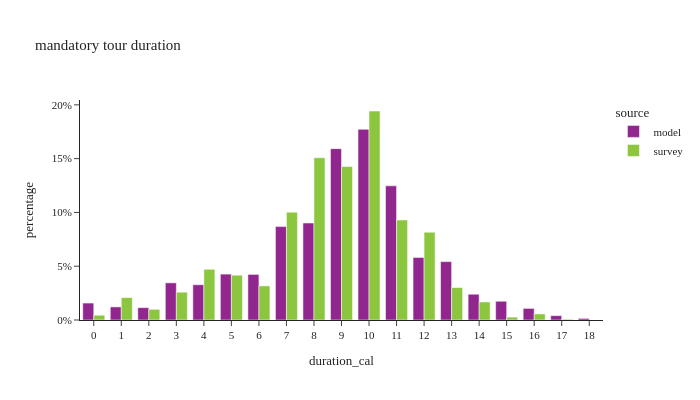

Notebook code cell kept with this figure:
### Code cell
m_tour_data['duration_cal'] = m_tour_data['end'] - m_tour_data['start']

df_plot = m_tour_data.groupby(['source','duration_cal'])[['tour_weight']].sum().reset_index()
df_plot['percentage'] = df_plot.groupby(['source'], group_keys=False)['tour_weight']. \
    apply(lambda x: x / float(x.sum()))

fig = px.bar(df_plot, x="duration_cal", y="percentage", color="source",barmode="group",
             title="mandatory tour duration")
fig.for_each_annotation(lambda a: a.update(text = a.text.split("=")[-1]))
fig.update_layout(height=400, width=700, yaxis=dict(tickformat=".0%"), xaxis=dict(dtick="1"))
fig.show()

### Figure 1 — Plotly figure (JSON) as saved in the notebook; plotly's stock layout.template omitted (floating-point values rounded to 4 significant figures)
{"data": [{"alignmentgroup": "True", "hovertemplate": "source=model<br>duration_cal=%{x}<br>percentage=%{y}<extra></extra>", "legendgroup": "model", "marker": {"color": "#91268F", "pattern": {"shape": ""}}, "name": "model", "offsetgroup": "model", "orientation": "v", "showlegend": true, "textposition": "auto", "type": "bar", "x": [0.0, 1.0, 2.0, 3.0, 4.0, 5.0, 6.0, 7.0, 8.0, 9.0, 10.0, 11.0, 12.0, 13.0, 14.0, 15.0, 16.0, 17.0, 18.0], "xaxis": "x", "y": [0.01574, 0.01216, 0.01148, 0.03454, 0.03278, 0.04266, 0.04236, 0.08682, 0.09015, 0.1593, 0.1773, 0.1247, 0.05813, 0.05426, 0.02395, 0.01743, 0.01077, 0.004048, 0.001491], "yaxis": "y"}, {"alignmentgroup": "True", "hovertemplate": "source=survey<br>duration_cal=%{x}<br>percentage=%{y}<extra></extra>", "legendgroup": "survey", "marker": {"color": "#8CC63E", "pattern": {"shape": ""}}, "name": "survey", "offsetgroup": "survey", "orientation": "v", "showlegend": true, "textposition": "auto", "type": "bar", "x": [0.0, 1.0, 2.0, 3.0, 4.0, 5.0, 6.0, 7.0, 8.0, 9.0, 10.0, 11.0, 12.0, 13.0, 14.0, 15.0, 16.0, 17.0], "xaxis": "x", "y": [0.004433, 0.02082, 0.009908, 0.02584, 0.04714, 0.04165, 0.03169, 0.1003, 0.1508, 0.1426, 0.1943, 0.09298, 0.08159, 0.03015, 0.01677, 0.002693, 0.005647, 0.0007231], "yaxis": "y"}], "layout": {"barmode": "group", "height": 400, "legend": {"title": {"text": "source"}, "tracegroupgap": 0}, "title": {"text": "mandatory tour duration"}, "width": 700, "xaxis": {"anchor": "y", "domain": [0.0, 1.0], "dtick": "1", "title": {"text": "duration_cal"}}, "yaxis": {"anchor": "x", "domain": [0.0, 1.0], "tickformat": ".0%", "title": {"text": "percentage"}}}}
